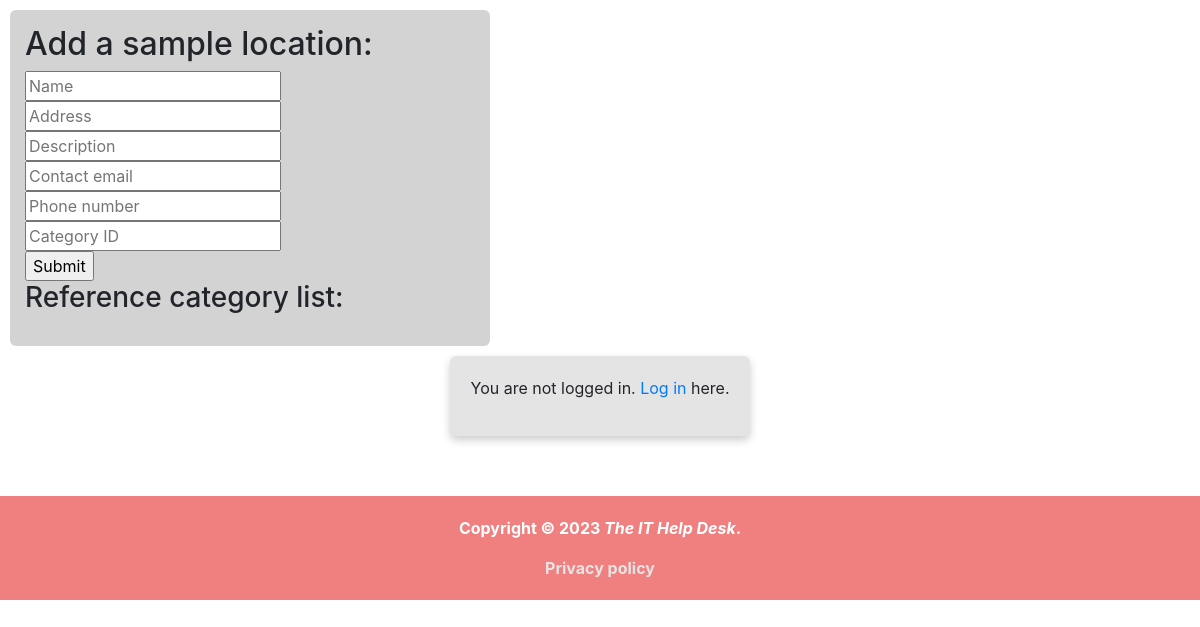
Before: / with the older database file.
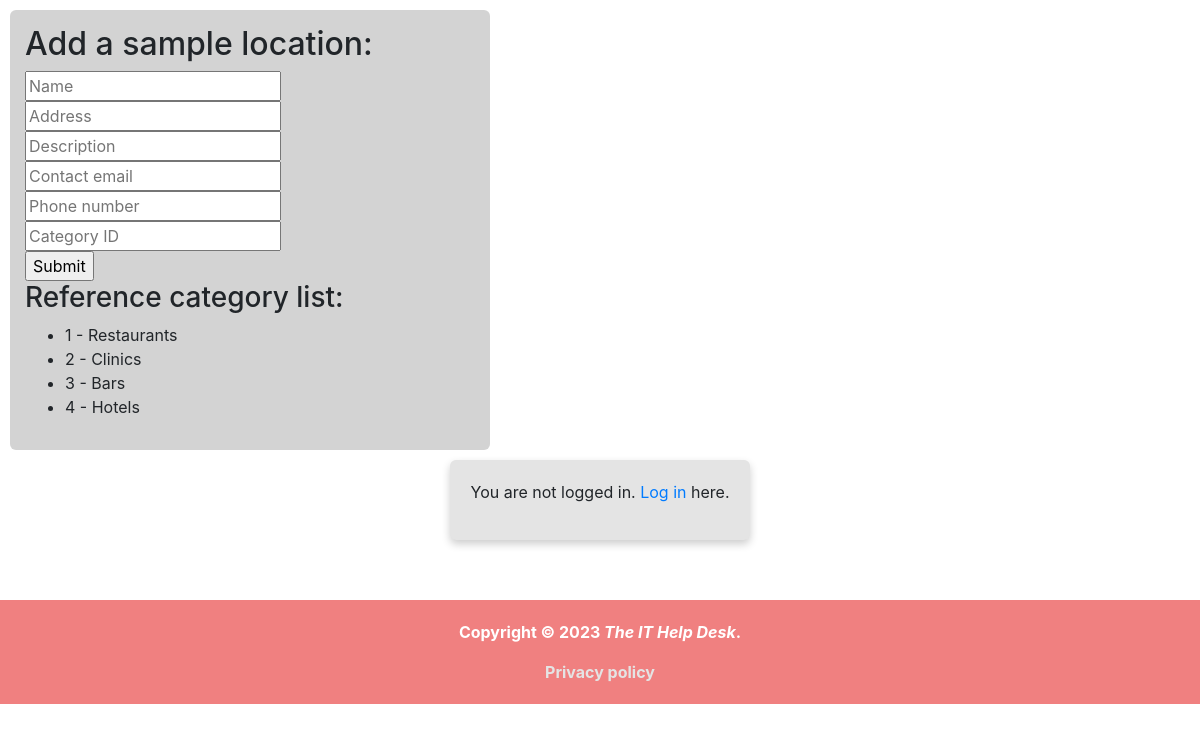
After: the same page with the newer database file.
### database/models.py (models this page shows, shortened)
class Category(db.Model):
    __tablename__ = "categories"
    id = db.Column(db.Integer, primary_key=True)
    name = db.Column(db.String(128))

### __init__.py (the view)
@app.route('/')
def index():
    return render_template("sample.html",
        locations=Location.query.all(),
        categories=Category.query.all())

### templates/sample.html (shortened to what this page needs)
<!DOCTYPE html>
<html lang="en">
    <head>
        <link rel="stylesheet" href="{{ url_for('static', filename='sample.css') }}">
        <link rel="stylesheet" href="https://cdn.jsdelivr.net/npm/bootstrap@4.3.1/dist/css/bootstrap.min.css"
>
    </head>
    <body>
        <div class="main-body">
            <h2>Add a sample location: </h2>
            <form action="/post_loc" method="POST">
                <input type="text" name="name" placeholder="Name"><br>
                <input type="text" name="address" placeholder="Address"><br>
                <input type="text" name="description" placeholder="Description"><br>
                <input type="email" name="contact_email" placeholder="Contact email"><br>
                <input type="text" name="contact_phone" placeholder="Phone number"><br>
                <input type="number" name="category_id" placeholder="Category ID"><br>
                <input type="submit">
            </form>
            <h3>Reference category list: </h3>
            <ul>
            {% for c in categories %}
                <li>{{ c.id }} - {{ c.name }}</li>
            {% endfor %}
            </ul>
        </div>
        <div class="login-body" style="text-align: center;">
            {% if not session.logged_in %}
            <p>You are not logged in. <a href="{{ url_for('login') }}">Log in</a> here.</p>
            {% else %}
            <a href="{{ url_for('logout') }}">Log out</a> or <a href="{{ url_for('account') }}">Account</a>
            {% endif %}
        </div>
        {% include 'utils/footer.html' %}
    </body>
</html>

### templates/utils/footer.html
<footer>
    <p>Copyright © 2023 <em>The IT Help Desk</em>.</p>
    <a href="#">Privacy policy</a>
</footer>

### static/sample.css (style rules this page uses)
body { margin: 0; box-sizing: border-box; }
div.main-body { width: 40%; background-color: lightgrey; margin: 10px; padding: 15px; border-radius: 6px; }
div.login-body { margin: auto; padding: 20px; border-radius: 6px; width: 25%; background-color: #e4e4e4; box-shadow: 0 4px 8px 0 rgba(0, 0, 0, 0.2); }
footer { background-color: lightcoral; color: white; font-size: 16px; font-weight: bold; text-align: center; margin-top: 60px; padding: 20px; vertical-align: bottom; }
footer a { color: #e4e4e4; }

Changed rows visible on the page:
added Category: id "1", name "Restaurants"
added Category: id "2", name "Clinics"
added Category: id "3", name "Bars"
added Category: id "4", name "Hotels"
